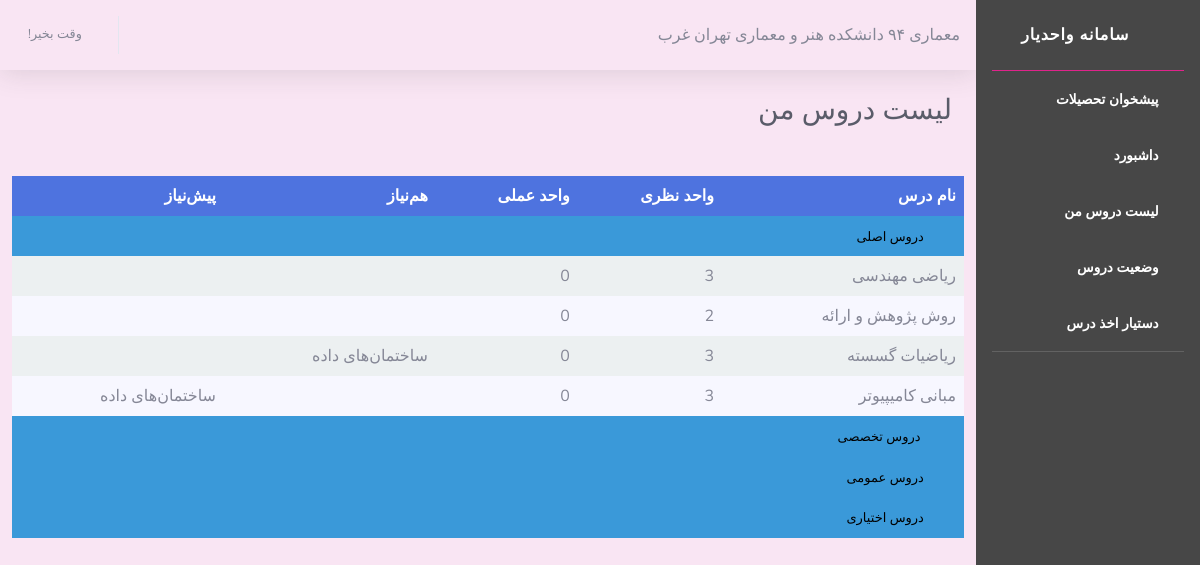
Screenshot of /courseList/2/ with the database file from the repository.
### core/models.py (models this page shows, shortened)
class Study(models.Model):
    student = models.ForeignKey(
        User,
        on_delete=models.CASCADE,
        verbose_name="دانشجو"
    )
    chart = models.ForeignKey(
        'Chart',
        on_delete=models.CASCADE,
        verbose_name="چارت"
    )
    class Meta:
        verbose_name=u'مقطع تحصیلی '
        verbose_name_plural=u'مقاطع تحصیلی '

class Chart(models.Model):
    title = models.CharField(verbose_name="عنوان چارت" ,max_length = 40)
    is_active = models.BooleanField(verbose_name="فعال بودن")
    degree = models.IntegerField(choices=DEGREE_TYPE_CHOISES, verbose_name="مقطع تحصیلی")
    acceptance_date = models.DateField(verbose_name="تاریخ تصویب")
    course = models.ManyToManyField("Course" , null=True , blank=True)
    faculty = models.ForeignKey(
        'Faculty',
        on_delete=models.CASCADE,
        verbose_name="دانشکده"
    )
    class Meta:
        verbose_name=u'چارت تحصیلی '
        verbose_name_plural=u'چارت‌های تحصیلی'
    def __str__(self):
        return f" {self.title} دانشکده {self.faculty}"

class Faculty(models.Model):
    name = models.CharField(verbose_name="نام دانشکده" , max_length = 40)
    university = models.ForeignKey(
        'University',
        on_delete=models.CASCADE,
        verbose_name="نام دانشگاه"
    )
    class Meta:
        verbose_name=u'دانشکده '
        verbose_name_plural=u'دانشکده‌ها '
    def __str__(self):
        return f"{self.name} {self.university.name}"

class University(models.Model):
    name = models.CharField(verbose_name="نام دانشگاه", max_length = 40)
    has_associates_degree = models.NullBooleanField(verbose_name="مقطع کاردانی")
    has_bachelors_degree = models.NullBooleanField(verbose_name="مقطع کارشناسی")
    has_masters_degree = models.NullBooleanField(verbose_name="مقطع کارشناسی ارشد")
    has_doctorate_degree = models.NullBooleanField(verbose_name="مقطع دکتری")
    class Meta:
        verbose_name=u' دانشگاه'
        verbose_name_plural=u'دانشگاه‌ها '

class Course(models.Model):
    title = models.CharField(verbose_name="عنوان",max_length = 20)
    course_type = models.IntegerField(choices=COURSE_TYPE_CHOISES, verbose_name="نوع درس")
    vahed_nazari = models.IntegerField(verbose_name="تعداد واحد نظری")
    vahed_amali = models.IntegerField(verbose_name="تعداد واحد عملی")
    corequisite_courses = models.ManyToManyField( #همنیاز
        'self',
        verbose_name="هم‌نیاز",
        related_name="corequisites",
        blank=True
    )
    prerequisite_courses = models.ManyToManyField(
        'self',
        verbose_name="پیش‌نیاز",
        related_name="prerequisites",
        blank=True
    )
    class Meta:
        verbose_name=u'درس '
        verbose_name_plural=u'درس‌ها '
    def __str__(self):
        return f"{self.title}"

### core/views.py (the view)
# urls.py: path('courseList/<int:study_id>/', views.get_courseList, name='courseList'),
def get_courseList(request, study_id):
    if request.method == "GET":
        study = Study.objects.get(pk=study_id)
        request.session['study_id'] = study_id
        courses = Course.objects.all()
        return render(request, 'core/CourseList.html', {
            'courses': courses,
            'study': study
        })

### core/templates/core/CourseList.html (shortened to what this page needs)
{% extends "core/layout.html" %}
{% block edu %}
{{ study.chart }}
{% endblock edu %}
{% block content %}
        <div class="container-fluid">
          <div class="text-right mb-4">
            <h1 class="h3 mb-5 text-gray-800">لیست دروس من</h1>
          </div>
          <div class="row text-right table-responsive-sm table-responsive-md">
              <table class="custom-table">
                  <thead>
                      <tr>
                          <th>نام درس</th>
                          <th>واحد نظری</th>
                          <th>واحد عملی</th>
                          <th> هم‌نیاز</th>
                          <th> پیش‌نیاز</th>
                      </tr>
                  </thead>
                  <tbody>
                      <tr>
                          <td colspan="20" class="page-header"><button type="button" class="tbtn"><i class="fa fa-plus-circle fa-minus-circle ml-3"></i>دروس اصلی</button> </td>
                      </tr>
                      {% for course in courses %}
                      {% if course.course_type == 1 %}
                        <tr class="toggler toggler1">
                            <td>{{course.title}} </td>
                            <td>{{course.vahed_nazari}}</td>
                            <td>{{course.vahed_amali}}</td>
                            <td>
                                {% for coreq in course.corequisite_courses.all %}
                                {{ coreq }}
                                {% endfor %}
                            </td>
                            <td>
                                {% for prereq in course.prerequisite_courses.all %}
                                {{ prereq }}
                                {% endfor %}
                            </td>
                        </tr>
                      {% endif %}
                      {% endfor %}
                  </tbody>
                  <tbody>
                      <tr>
                          <td colspan="20" class="page-header"><button type="button" class="tbtn"><i class="fa fa-plus-circle ml-3"></i> دروس تخصصی</button></td>
                      </tr>
                  </tbody>
                  <tbody>
                      <tr>
                          <td colspan="20" class="page-header"><button type="button" class="tbtn"><i class="fa fa-plus-circle  ml-3"></i>دروس عمومی </button></td>
                      </tr>
                  </tbody>
                   <tbody>
                      <tr>
                          <td colspan="20" class="page-header"><button type="button" class="tbtn"><i class="fa fa-plus-circle  ml-3"></i>دروس اختیاری </button></td>
                      </tr>
                  </tbody>
              </table>
          </div>
        </div>
 {% endblock content %}

### core/static/core/css/main.css (style rules this page uses)
body { direction: rtl; }
.custom-table { border-collapse: collapse; width: 100%; }
.custom-table th, .custom-table td { text-align: right; padding: 8px; }
.custom-table th { color: #fff }
.custom-table tr:nth-child(odd) { background-color: #f7f7ff }
.custom-table>thead>tr { background-color: #4e73df !important }
.tbtn { border: 0; outline: 0; background-color: transparent; font-size: 13px; cursor: pointer }
.toggler { display: none }
.toggler1 { display: table-row; }
.page-header { background-color: #3a99d9; }
tbody { background: #ecf0f1; }

### rows the page displays
Study: chart "معماری ۹۴ دانشکده هنر و معماری تهران غرب"
Course: title "ریاضی مهندسی", vahed_nazari "3", vahed_amali "0"
Course: title "روش پژوهش و ارائه", vahed_nazari "2", vahed_amali "0"
Course: title "ریاضیات گسسته", vahed_nazari "3", vahed_amali "0"
Course: title "ساختما‌ن‌های داده"
Course: title "مبانی کامیپیوتر", vahed_nazari "3", vahed_amali "0"
